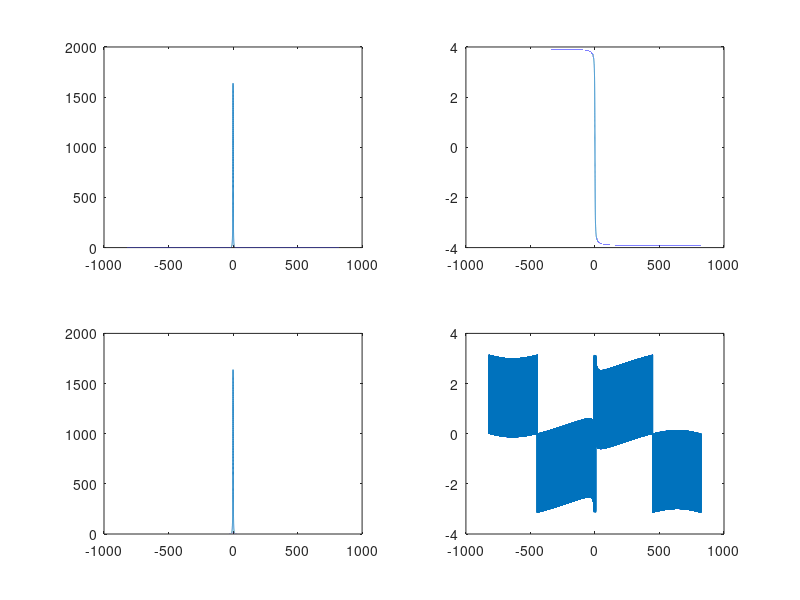

Write the MATLAB code that produced this figure. (Note: this script raises an error after producing the figure.)
clear all;
% Nice resource:
% https://www.gaussianwaves.com/2014/07/how-to-plot-fft-using-matlab-fft-of-basic-signals-sine-and-cosine-waves/

% First example: rectangle to sinc. 
n = 2^16;
x = linspace(-20,20,n);

dx = x(2) - x(1);
dt = 1/(max(x) - min(x));
tmax = 0.5/dx;

t = linspace(-tmax,tmax,n);
N = n/2;

dN = 1;

pdfU = zeros(size(x)) + (abs(x)<0.5);
% pdfUfft = [pdfU(N+dN:end),pdfU(1:N-1+dN)];
pdfUfft = fftshift(pdfU);

% plot(pdfUfft)
CFU = fft(pdfU); % this does not give the nice clear 'real' result due to
% phase shift.
CFU = fft(pdfUfft);

figure;
plot(t,dx*real(fftshift(CFU))); hold on;
plot(t,dx*imag(fftshift(CFU)));
xlim([-10,10])
% plot(t,dx*real([CFU(N+1:end),CFU(1:N)])); hold on;
% plot(t,dx*imag([CFU(N+1:end),CFU(1:N)]));
% xlim([-10,10])

% figure;
% plot(t,dx*abs([CFU(N+1:end),CFU(1:N)])); hold on;
% plot(t,dx*angle([CFU(N+1:end),CFU(1:N)]));
% xlim([-10,10])

%%
% Gamma function, see: https://en.wikipedia.org/wiki/Gamma_distribution
k = 2.5; % shape
th = 0.1; % scale

tCF = -t*2*pi; % for some reason, -ve t, and scaled by 2*pi?

pdfG = zeros(size(x)) + (x>0).*(x.^(k-1)).*exp(-x/th)/((th^k)*gamma(k));
pdfGfft = [pdfG(N+1:end),pdfG(1:N)];
CFG = ((1 - th*1i*tCF).^(-k))/dx; % dx required to scale correctly
CFGa = fft(pdfG);
plot(x,pdfG); hold on;

pdfG_back = ifft(CFGa);
pdfG_back_an = ifft(CFG);

plot(x,pdfG_back)
plot(x,abs([pdfG_back_an(N+1:end),pdfG_back_an(1:N)]))
%%
subplot(221)
plot(t,abs(CFG));
subplot(222)
plot(t,unwrap(angle(CFG)) + 2*pi)
subplot(223)
plot(t,abs([CFGa(N+1:end),CFGa(1:N)])); hold on;
subplot(224)
plot(t,angle([CFGa(N+1:end),CFGa(1:N)]))

% plot(t,abs(CFGa))
% subplot(122)
% plot(t,angle(CFGa))

%% Difference of four gamma distributions with different parameters.
% gamma distrbution: https://en.wikipedia.org/wiki/Gamma_distribution
mults = [1,-1,2.5,-0.5];
k = [2,2,0.9,1.5]; % shape parameter
th = [0.15,0.65,1,0.8]; % scale parameter

intgt = 2;
intmax = 5;
dgnW = 1 - (intgt/intmax);

Nmc = 1e5; % number of monte carlo runs
% QWE = (randi([1,intmax],Nmc,1)>intgt); sum(QWE)/Nmc % checksum

g1 = gamrnd(k(1),th(1),Nmc,1).*(randi([1,intmax],Nmc,1)>intgt);
g2 = gamrnd(k(2),th(2),Nmc,1).*(randi([1,intmax],Nmc,1)>intgt);
g3 = gamrnd(k(3),th(3),Nmc,1).*(randi([1,intmax],Nmc,1)>intgt);
g4 = gamrnd(k(4),th(4),Nmc,1).*(randi([1,intmax],Nmc,1)>intgt);

gD = mults(1)*g1 + mults(2)*g2 + mults(3)*g3 + mults(4)*g4;

figure;
histogram(gD,3000,'Normalization','pdf'); hold on;
xlabel('x'); ylabel('p(x)');
xlim([-20,20]); grid on;

t= linspace(-100,100,1e3 + 1);
N = length(t);
cf = @(k,th,t,a,dgn) ((1 - th*1i*t*a).^(-k))*dgn + (1-dgn);

cf1 = cf(k(1),th(1),t,mults(1),dgnW);
cf2 = cf(k(2),th(2),t,mults(2),dgnW);
cf3 = cf(k(3),th(3),t,mults(3),dgnW);
cf4 = cf(k(4),th(4),t,mults(4),dgnW);

cf_tot = cf1.*cf2.*cf3.*cf4;

gDnew = abs(fftshift(ifft(cf_tot)))/(2*pi*dx);

dt = t(2) - t(1);
dx = 1/(max(t) - min(t));
x = -dx*[-N/2:1:(N/2)-1]*2*pi;

stairs(x,gDnew);
xlabel('x'); ylabel('p(x)');
xlim([-20,20]); grid on;
%%
subplot(121);
plot(t,abs(cf1)); hold on;
plot(t,abs(cf2));
subplot(122);
plot(t,angle(cf1)); hold on;
plot(t,angle(cf2));
